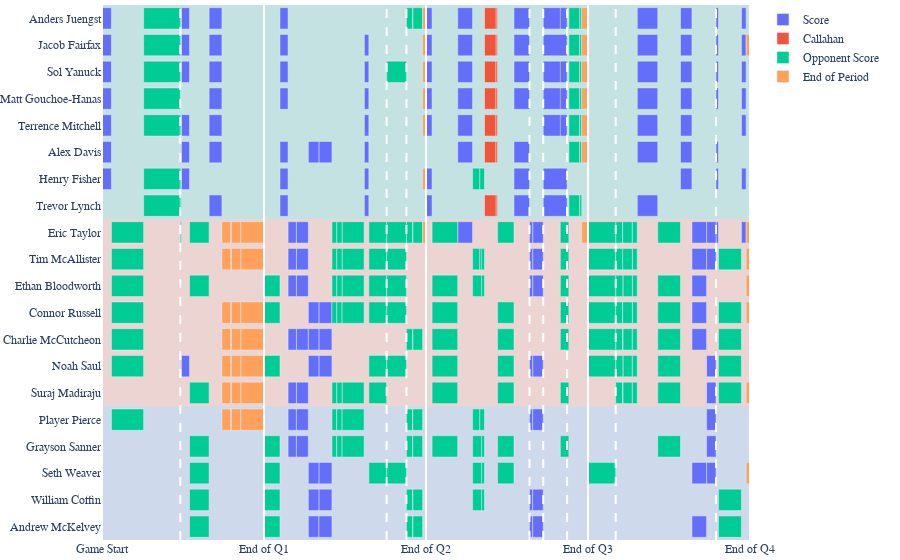

Notebook code cell kept with this figure:
### Code cell
%%time
# Visualize the substitution patterns
g.visual_game_flow()

### Figure 1 — Plotly figure (JSON) as saved in the notebook; plotly's stock layout.template omitted (floating-point values rounded to 4 significant figures; data arrays with more than 128 entries replaced by an {"elided": "..."} marker saying what was removed)
{"data": [{"alignmentgroup": "True", "base": {"elided": "154 int values"}, "customdata": {"elided": "154x8 mixed values"}, "hovertemplate": "%{customdata[0]}<br>Segment Start: %{customdata[1]}%{customdata[6]}<br>Segment End: %{customdata[2]}%{customdata[7]}<br>Initial Possession: %{customdata[3]}<br>Outcome: %{customdata[4]}<br>Total Turns During Point: %{customdata[5]}<br><extra></extra>", "legendgroup": "Score", "marker": {"color": "#636efa"}, "name": "Score", "offsetgroup": "Score", "orientation": "h", "showlegend": true, "textposition": "auto", "type": "bar", "x": {"elided": "154 int values"}, "xaxis": "x", "y": {"elided": "154 str values"}, "yaxis": "y"}, {"alignmentgroup": "True", "base": [1751, 1700, 1751, 1700, 1700, 1751, 1700, 1751, 1700, 1751, 1700, 1751, 1751, 1700], "customdata": [["Anders Juengst", "6:49", "6:42", "O-Point", "Hold", 1, "", ""], ["Anders Juengst", "7:40", "6:49", "O-Point", "Hold", 1, "", ""], ["Jacob Fairfax", "6:49", "6:42", "O-Point", "Hold", 1, "", ""], ["Jacob Fairfax", "7:40", "6:49", "O-Point", "Hold", 1, "", ""], ["Sol Yanuck", "7:40", "6:49", "O-Point", "Hold", 1, "", ""], ["Sol Yanuck", "6:49", "6:42", "O-Point", "Hold", 1, "", ""], ["Matt Gouchoe-Hanas", "7:40", "6:49", "O-Point", "Hold", 1, "", ""], ["Matt Gouchoe-Hanas", "6:49", "6:42", "O-Point", "Hold", 1, "", ""], ["Terrence Mitchell", "7:40", "6:49", "O-Point", "Hold", 1, "", ""], ["Terrence Mitchell", "6:49", "6:42", "O-Point", "Hold", 1, "", ""], ["Alex Davis", "7:40", "6:49", "O-Point", "Hold", 1, "", ""], ["Alex Davis", "6:49", "6:42", "O-Point", "Hold", 1, "", ""], ["Trevor Lynch", "6:49", "6:42", "O-Point", "Hold", 1, "", ""], ["Trevor Lynch", "7:40", "6:49", "O-Point", "Hold", 1, "", ""]], "hovertemplate": "%{customdata[0]}<br>Segment Start: %{customdata[1]}%{customdata[6]}<br>Segment End: %{customdata[2]}%{customdata[7]}<br>Initial Possession: %{customdata[3]}<br>Outcome: %{customdata[4]}<br>Total Turns During Point: %{customdata[5]}<br><extra></extra>", "legendgroup": "Callahan", "marker": {"color": "#EF553B"}, "name": "Callahan", "offsetgroup": "Callahan", "orientation": "h", "showlegend": true, "textposition": "auto", "type": "bar", "x": [7, 51, 7, 51, 51, 7, 51, 7, 51, 7, 51, 7, 7, 51], "xaxis": "x", "y": ["Anders Juengst", "Anders Juengst", "Jacob Fairfax", "Jacob Fairfax", "Sol Yanuck", "Sol Yanuck", "Matt Gouchoe-Hanas", "Matt Gouchoe-Hanas", "Terrence Mitchell", "Terrence Mitchell", "Alex Davis", "Alex Davis", "Trevor Lynch", "Trevor Lynch"], "yaxis": "y"}, {"alignmentgroup": "True", "base": {"elided": "196 int values"}, "customdata": {"elided": "196x8 mixed values"}, "hovertemplate": "%{customdata[0]}<br>Segment Start: %{customdata[1]}%{customdata[6]}<br>Segment End: %{customdata[2]}%{customdata[7]}<br>Initial Possession: %{customdata[3]}<br>Outcome: %{customdata[4]}<br>Total Turns During Point: %{customdata[5]}<br><extra></extra>", "legendgroup": "Opponent Score", "marker": {"color": "#00cc96"}, "name": "Opponent Score", "offsetgroup": "Opponent Score", "orientation": "h", "showlegend": true, "textposition": "auto", "type": "bar", "x": {"elided": "196 int values"}, "xaxis": "x", "y": {"elided": "196 str values"}, "yaxis": "y"}, {"alignmentgroup": "True", "base": [2132, 1425, 2158, 1425, 2132, 2863, 2158, 2158, 1425, 2132, 1425, 2158, 2132, 1425, 2132, 2158, 2158, 2132, 1425, 2158, 533, 2863, 572, 575, 2132, 1425, 617, 617, 575, 572, 2863, 533, 2863, 2863, 533, 572, 575, 617, 617, 575, 533, 572, 617, 572, 575, 533, 617, 2863, 575, 572, 533, 575, 617, 533, 572, 2863], "customdata": {"elided": "56x8 mixed values"}, "hovertemplate": "%{customdata[0]}<br>Segment Start: %{customdata[1]}%{customdata[6]}<br>Segment End: %{customdata[2]}%{customdata[7]}<br>Initial Possession: %{customdata[3]}<br>Outcome: %{customdata[4]}<br>Total Turns During Point: %{customdata[5]}<br><extra></extra>", "legendgroup": "End of Period", "marker": {"color": "#FFA15A"}, "name": "End of Period", "offsetgroup": "End of Period", "orientation": "h", "showlegend": true, "textposition": "auto", "type": "bar", "x": [26, 15, 2, 15, 26, 17, 2, 2, 15, 26, 15, 2, 26, 15, 26, 2, 2, 26, 15, 2, 39, 17, 3, 42, 26, 15, 103, 103, 42, 3, 17, 39, 17, 17, 39, 3, 42, 103, 103, 42, 39, 3, 103, 3, 42, 39, 103, 17, 42, 3, 39, 42, 103, 39, 3, 17], "xaxis": "x", "y": ["Anders Juengst", "Anders Juengst", "Anders Juengst", "Jacob Fairfax", "Jacob Fairfax", "Jacob Fairfax", "Jacob Fairfax", "Sol Yanuck", "Sol Yanuck", "Sol Yanuck", "Matt Gouchoe-Hanas", "Matt Gouchoe-Hanas", "Matt Gouchoe-Hanas", "Terrence Mitchell", "Terrence Mitchell", "Terrence Mitchell", "Alex Davis", "Alex Davis", "Henry Fisher", "Eric Taylor", "Eric Taylor", "Eric Taylor", "Eric Taylor", "Eric Taylor", "Eric Taylor", "Eric Taylor", "Eric Taylor", "Tim McAllister", "Tim McAllister", "Tim McAllister", "Tim McAllister", "Tim McAllister", "Ethan Bloodworth", "Connor Russell", "Connor Russell", "Connor Russell", "Connor Russell", "Connor Russell", "Charlie McCutcheon", "Charlie McCutcheon", "Charlie McCutcheon", "Charlie McCutcheon", "Noah Saul", "Noah Saul", "Noah Saul", "Noah Saul", "Suraj Madiraju", "Suraj Madiraju", "Suraj Madiraju", "Suraj Madiraju", "Suraj Madiraju", "Player Pierce", "Player Pierce", "Player Pierce", "Player Pierce", "Seth Weaver"], "yaxis": "y"}], "layout": {"barmode": "overlay", "coloraxis": {"colorbar": {"dtick": 1, "tick0": 0, "title": {"text": "Turns During Point"}}, "colorscale": [[0, "rgb(150,150,150)"], [0.33, "rgb(200,200,50)"], [0.67, "rgb(200,100,50)"], [1, "rgb(200,50,50)"]]}, "font": {"family": "TW Cen MT"}, "hoverlabel": {"font": {"family": "TW Cen MT"}}, "legend": {"title": {}, "tracegroupgap": 0}, "margin": {"autoexpand": false, "b": 20, "l": 102, "r": 150, "t": 5}, "shapes": [{"layer": "above", "line": {"color": "white", "dash": "solid", "width": 2}, "type": "line", "x0": 0, "x1": 0, "xref": "x", "y0": 0, "y1": 1, "yref": "y domain"}, {"layer": "above", "line": {"color": "white", "dash": "solid", "width": 2}, "type": "line", "x0": 720, "x1": 720, "xref": "x", "y0": 0, "y1": 1, "yref": "y domain"}, {"layer": "above", "line": {"color": "white", "dash": "solid", "width": 2}, "type": "line", "x0": 1440, "x1": 1440, "xref": "x", "y0": 0, "y1": 1, "yref": "y domain"}, {"layer": "above", "line": {"color": "white", "dash": "solid", "width": 2}, "type": "line", "x0": 2160, "x1": 2160, "xref": "x", "y0": 0, "y1": 1, "yref": "y domain"}, {"layer": "above", "line": {"color": "white", "dash": "solid", "width": 2}, "type": "line", "x0": 2880, "x1": 2880, "xref": "x", "y0": 0, "y1": 1, "yref": "y domain"}, {"layer": "above", "line": {"color": "white", "dash": "dash", "width": 2}, "type": "line", "x0": 1353, "x1": 1353, "xref": "x", "y0": 0, "y1": 1, "yref": "y domain"}, {"layer": "above", "line": {"color": "white", "dash": "dash", "width": 2}, "type": "line", "x0": 1900, "x1": 1900, "xref": "x", "y0": 0, "y1": 1, "yref": "y domain"}, {"layer": "above", "line": {"color": "white", "dash": "dash", "width": 2}, "type": "line", "x0": 1961, "x1": 1961, "xref": "x", "y0": 0, "y1": 1, "yref": "y domain"}, {"layer": "above", "line": {"color": "white", "dash": "dash", "width": 2}, "type": "line", "x0": 2729, "x1": 2729, "xref": "x", "y0": 0, "y1": 1, "yref": "y domain"}, {"layer": "above", "line": {"color": "white", "dash": "dash", "width": 2}, "type": "line", "x0": 348, "x1": 348, "xref": "x", "y0": 0, "y1": 1, "yref": "y domain"}, {"layer": "above", "line": {"color": "white", "dash": "dash", "width": 2}, "type": "line", "x0": 1265, "x1": 1265, "xref": "x", "y0": 0, "y1": 1, "yref": "y domain"}, {"layer": "above", "line": {"color": "white", "dash": "dash", "width": 2}, "type": "line", "x0": 2067, "x1": 2067, "xref": "x", "y0": 0, "y1": 1, "yref": "y domain"}, {"layer": "above", "line": {"color": "white", "dash": "dash", "width": 2}, "type": "line", "x0": 2283, "x1": 2283, "xref": "x", "y0": 0, "y1": 1, "yref": "y domain"}, {"fillcolor": "rgb(102,194,165)", "layer": "below", "line": {"width": 0}, "opacity": 0.25, "type": "rect", "x0": 0, "x1": 1, "xref": "x domain", "y0": 11.5, "y1": 19.5, "yref": "y"}, {"fillcolor": "rgb(252,141,98)", "layer": "below", "line": {"width": 0}, "opacity": 0.25, "type": "rect", "x0": 0, "x1": 1, "xref": "x domain", "y0": 4.5, "y1": 11.5, "yref": "y"}, {"fillcolor": "rgb(141,160,203)", "layer": "below", "line": {"width": 0}, "opacity": 0.25, "type": "rect", "x0": 0, "x1": 1, "xref": "x domain", "y0": -0.5, "y1": 4.5, "yref": "y"}], "xaxis": {"anchor": "y", "domain": [0, 1], "fixedrange": true, "range": [0, 2880], "showgrid": false, "tickmode": "array", "ticks": "", "ticktext": ["Game Start", "End of Q1", "End of Q2", "End of Q3", "End of Q4"], "tickvals": [0, 720, 1440, 2160, 2880], "type": "linear"}, "yaxis": {"anchor": "x", "categoryarray": ["Andrew McKelvey", "William Coffin", "Seth Weaver", "Grayson Sanner", "Player Pierce", "Suraj Madiraju", "Noah Saul", "Charlie McCutcheon", "Connor Russell", "Ethan Bloodworth", "Tim McAllister", "Eric Taylor", "Trevor Lynch", "Henry Fisher", "Alex Davis", "Terrence Mitchell", "Matt Gouchoe-Hanas", "Sol Yanuck", "Jacob Fairfax", "Anders Juengst"], "categoryorder": "array", "domain": [0, 1], "fixedrange": true, "title": {}}}}
